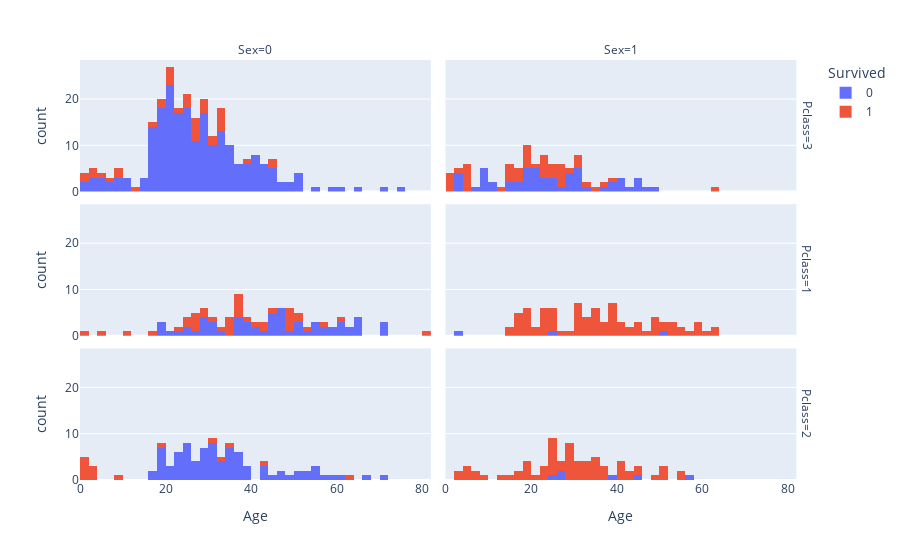

The notebook cell this image was saved under:
### Code cell
fig = px.histogram(train_df, x="Age", color="Survived",facet_row="Pclass",facet_col='Sex') 
fig.show()

### Figure 1 — Plotly figure (JSON) as saved in the notebook; plotly's stock layout.template omitted (floating-point values rounded to 4 significant figures; data arrays with more than 128 entries replaced by an {"elided": "..."} marker saying what was removed)
{"data": [{"alignmentgroup": "True", "bingroup": "x", "hovertemplate": "Survived=0<br>Pclass=3<br>Sex=0<br>Age=%{x}<br>count=%{y}<extra></extra>", "legendgroup": "0", "marker": {"color": "#636efa"}, "name": "0", "offsetgroup": "0", "orientation": "v", "showlegend": true, "type": "histogram", "x": {"elided": "300 float values"}, "xaxis": "x5", "yaxis": "y5"}, {"alignmentgroup": "True", "bingroup": "x", "hovertemplate": "Survived=0<br>Pclass=3<br>Sex=1<br>Age=%{x}<br>count=%{y}<extra></extra>", "legendgroup": "0", "marker": {"color": "#636efa"}, "name": "0", "offsetgroup": "0", "orientation": "v", "showlegend": false, "type": "histogram", "x": [14, 31, 8, 18, 40, 18, 16, 28, 14.5, 20, 17, 2, 47, null, 9, 45, null, 2, null, null, null, 25, 29, 41, null, 45, 24, 45, 3, 31, 21, 20, null, null, 10, 28, 21, 22, null, 21, null, 37, 30, 9, 11, null, 29, null, null, 39, 26, 9, 41, 2, 18, 32, 43, null, 18, 25, 48, 30.5, null, 30, 18, 6, 23, 9, null, 22, 39, null], "xaxis": "x6", "yaxis": "y6"}, {"alignmentgroup": "True", "bingroup": "x", "hovertemplate": "Survived=0<br>Pclass=1<br>Sex=0<br>Age=%{x}<br>count=%{y}<extra></extra>", "legendgroup": "0", "marker": {"color": "#636efa"}, "name": "0", "offsetgroup": "0", "orientation": "v", "showlegend": false, "type": "histogram", "x": [54, 19, 40, 28, 42, 65, 45, null, 28, 46, 71, 21, 47, 24, 54, 37, 24, 51, null, 61, 56, null, 44, 62, 52, 40, null, 37, null, null, 45.5, 38, 29, 45, null, 22, 27, 50, 64, 30, 65, 47, 56, null, 58, 55, 71, 18, 47, null, 45, 50, 64, 62, null, 36, null, 61, null, 58, 47, 31, 60, 49, null, 36, 70, 19, null, 29, 46, null, 39, null, 38, 31, 33], "xaxis": "x3", "yaxis": "y3"}, {"alignmentgroup": "True", "bingroup": "x", "hovertemplate": "Survived=0<br>Pclass=1<br>Sex=1<br>Age=%{x}<br>count=%{y}<extra></extra>", "legendgroup": "0", "marker": {"color": "#636efa"}, "name": "0", "offsetgroup": "0", "orientation": "v", "showlegend": false, "type": "histogram", "x": [50, 2, 25], "xaxis": "x4", "yaxis": "y4"}, {"alignmentgroup": "True", "bingroup": "x", "hovertemplate": "Survived=0<br>Pclass=2<br>Sex=0<br>Age=%{x}<br>count=%{y}<extra></extra>", "legendgroup": "0", "marker": {"color": "#636efa"}, "name": "0", "offsetgroup": "0", "orientation": "v", "showlegend": false, "type": "histogram", "x": [35, 66, 32, 21, 34, 29, 21, 32.5, 25, 23, 18, 19, 36.5, 42, 51, 30, null, 19, 30, 42, 30, 27, 18, 59, 24, 44, 19, 33, 29, 54, 36, null, 36, 30, 43, 54, 28, 25, 36, 29, 18, 46, 23, 34, null, 30, 31, 36, 48, null, 34, null, 23, 27, 28, 54, 47, 37, 26, 57, 31, 24, 23, 32, 25, 70, null, 60, 25, 52, 39, 52, 34, 50, 25, null, 23, 23, 18, 16, 39, 34, 39, 35, 31, 16, 28, 21, 24, 28, 27], "xaxis": "x", "yaxis": "y"}, {"alignmentgroup": "True", "bingroup": "x", "hovertemplate": "Survived=0<br>Pclass=2<br>Sex=1<br>Age=%{x}<br>count=%{y}<extra></extra>", "legendgroup": "0", "marker": {"color": "#636efa"}, "name": "0", "offsetgroup": "0", "orientation": "v", "showlegend": false, "type": "histogram", "x": [27, 24, 26, 38, 57, 44], "xaxis": "x2", "yaxis": "y2"}, {"alignmentgroup": "True", "bingroup": "x", "hovertemplate": "Survived=1<br>Pclass=3<br>Sex=0<br>Age=%{x}<br>count=%{y}<extra></extra>", "legendgroup": "1", "marker": {"color": "#EF553B"}, "name": "1", "offsetgroup": "1", "orientation": "v", "showlegend": true, "type": "histogram", "x": [null, null, 32, 29, null, 12, 24, 27, 9, 18, 26, 16, 3, 25, 25, 19, 30, null, 45, 3, 21, 39, 44, 32, null, 29, 9, 26, 29, 22, 32, 32, 20, null, 20, null, null, 31, 6, 20, 1, 0.42, 27, 27, null, 32, 4], "xaxis": "x5", "yaxis": "y5"}, {"alignmentgroup": "True", "bingroup": "x", "hovertemplate": "Survived=1<br>Pclass=3<br>Sex=1<br>Age=%{x}<br>count=%{y}<extra></extra>", "legendgroup": "1", "marker": {"color": "#EF553B"}, "name": "1", "offsetgroup": "1", "orientation": "v", "showlegend": false, "type": "histogram", "x": [26, 27, 4, null, 15, 38, null, null, 14, 19, null, 17, 30, null, 33, 21, null, null, 22, 24, 16, 1, 4, null, 19, null, 16, 27, 5, null, 29, null, 35, 22, null, 26, 31, null, null, null, null, null, null, 22, 1, 24, null, 5, 0.75, 2, 63, null, 22, 36, null, null, 0.75, 23, null, 18, 4, null, null, 5, 13, 18, 31, 27, 15, 18, 24, 15], "xaxis": "x6", "yaxis": "y6"}, {"alignmentgroup": "True", "bingroup": "x", "hovertemplate": "Survived=1<br>Pclass=1<br>Sex=0<br>Age=%{x}<br>count=%{y}<extra></extra>", "legendgroup": "1", "marker": {"color": "#EF553B"}, "name": "1", "offsetgroup": "1", "orientation": "v", "showlegend": false, "type": "histogram", "x": [28, null, 23, 45, 40, 38, 37, null, 0.92, 25, 36, 28, 4, 34, 52, 49, 48, 25, null, 36, 17, 36, 60, 49, 35, 27, 42, 80, 32, 48, 56, 50, 36, 27, 31, 35, 42, 48, 27, 35, null, 11, null, 51, 26], "xaxis": "x3", "yaxis": "y3"}, {"alignmentgroup": "True", "bingroup": "x", "hovertemplate": "Survived=1<br>Pclass=1<br>Sex=1<br>Age=%{x}<br>count=%{y}<extra></extra>", "legendgroup": "1", "marker": {"color": "#EF553B"}, "name": "1", "offsetgroup": "1", "orientation": "v", "showlegend": false, "type": "histogram", "x": [38, 35, 58, null, 49, 38, 23, 19, 22, null, 44, 58, 31, 32, 35, null, 30, 35, 58, 35, 63, 26, 19, 50, null, 17, 30, 24, 18, 31, 40, 36, 16, null, 41, 24, 22, 60, 24, null, 42, 35, 23, 33, 14, null, 35, 54, 16, 54, 30, 44, 30, 22, 36, 48, 39, 53, 39, 39, 18, 52, 40, 21, 24, null, 15, 18, 22, 24, 38, 29, 21, 33, 36, 51, 43, 17, 49, 33, 52, 62, 39, 30, null, 16, 45, 48, 47, 56, 19], "xaxis": "x4", "yaxis": "y4"}, {"alignmentgroup": "True", "bingroup": "x", "hovertemplate": "Survived=1<br>Pclass=2<br>Sex=0<br>Age=%{x}<br>count=%{y}<extra></extra>", "legendgroup": "1", "marker": {"color": "#EF553B"}, "name": "1", "offsetgroup": "1", "orientation": "v", "showlegend": false, "type": "histogram", "x": [null, 34, 0.83, 1, 3, 19, 42, 2, 3, 32, null, 8, 62, 31, 0.67, 1, 0.83], "xaxis": "x", "yaxis": "y"}, {"alignmentgroup": "True", "bingroup": "x", "hovertemplate": "Survived=1<br>Pclass=2<br>Sex=1<br>Age=%{x}<br>count=%{y}<extra></extra>", "legendgroup": "1", "marker": {"color": "#EF553B"}, "name": "1", "offsetgroup": "1", "orientation": "v", "showlegend": false, "type": "histogram", "x": [14, 55, 3, 29, 21, 5, 29, 17, 34, 32.5, 29, 40, 32, 35, 8, 24, 50, 41, null, 24, 30, 22, 36, 24, 40, 36, 17, 28, 34, 18, 28, 19, 42, 24, 45, 28, 13, 50, 33, 23, 33, 34, 36, 50, 2, 7, 19, 34, 25, null, 24, 22, 24, 4, 28, 18, 40, 45, 27, 6, 30, 30, 4, 48, 54, 31, 42, 27, 28, 25], "xaxis": "x2", "yaxis": "y2"}], "layout": {"annotations": [{"font": {}, "showarrow": false, "text": "Sex=0", "x": 0.24, "xanchor": "center", "xref": "paper", "y": 1.0, "yanchor": "bottom", "yref": "paper"}, {"font": {}, "showarrow": false, "text": "Sex=1", "x": 0.74, "xanchor": "center", "xref": "paper", "y": 1.0, "yanchor": "bottom", "yref": "paper"}, {"font": {}, "showarrow": false, "text": "Pclass=2", "textangle": 90, "x": 0.98, "xanchor": "left", "xref": "paper", "y": 0.1567, "yanchor": "middle", "yref": "paper"}, {"font": {}, "showarrow": false, "text": "Pclass=1", "textangle": 90, "x": 0.98, "xanchor": "left", "xref": "paper", "y": 0.5, "yanchor": "middle", "yref": "paper"}, {"font": {}, "showarrow": false, "text": "Pclass=3", "textangle": 90, "x": 0.98, "xanchor": "left", "xref": "paper", "y": 0.8433, "yanchor": "middle", "yref": "paper"}], "barmode": "relative", "legend": {"title": {"text": "Survived"}, "tracegroupgap": 0}, "margin": {"t": 60}, "xaxis": {"anchor": "y", "domain": [0, 0.48], "title": {"text": "Age"}}, "xaxis2": {"anchor": "y2", "domain": [0.5, 0.98], "matches": "x", "title": {"text": "Age"}}, "xaxis3": {"anchor": "y3", "domain": [0, 0.48], "matches": "x", "showticklabels": false}, "xaxis4": {"anchor": "y4", "domain": [0.5, 0.98], "matches": "x", "showticklabels": false}, "xaxis5": {"anchor": "y5", "domain": [0, 0.48], "matches": "x", "showticklabels": false}, "xaxis6": {"anchor": "y6", "domain": [0.5, 0.98], "matches": "x", "showticklabels": false}, "yaxis": {"anchor": "x", "domain": [0, 0.3133], "title": {"text": "count"}}, "yaxis2": {"anchor": "x2", "domain": [0, 0.3133], "matches": "y", "showticklabels": false}, "yaxis3": {"anchor": "x3", "domain": [0.3433, 0.6567], "matches": "y", "title": {"text": "count"}}, "yaxis4": {"anchor": "x4", "domain": [0.3433, 0.6567], "matches": "y", "showticklabels": false}, "yaxis5": {"anchor": "x5", "domain": [0.6867, 1.0], "matches": "y", "title": {"text": "count"}}, "yaxis6": {"anchor": "x6", "domain": [0.6867, 1.0], "matches": "y", "showticklabels": false}}}
